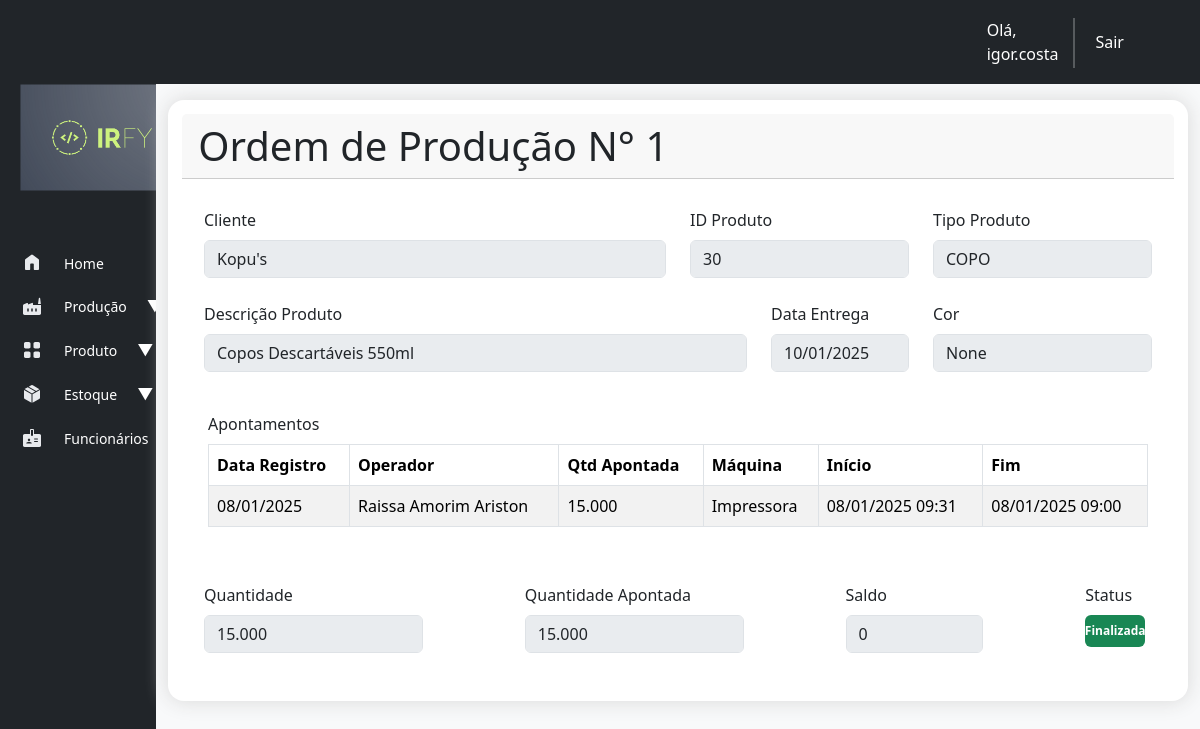
The page /producao/ordem_producao/1/ (signed in) on the database its author committed.
### producao/models.py (models this page shows, shortened)
class OrdemProducao(models.Model):
    STATUS_CHOICES = [
        ('pendente', 'Pendente'),
        ('em_producao', 'Em Produção'),
        ('finalizada', 'Finalizada'),
    ]
    produto = models.ForeignKey(Produto, on_delete=models.CASCADE)
    quantidade = models.FloatField()
    quantidade_produzida = models.FloatField(default=0)
    saldo_op = models.FloatField(blank=True, null=True)
    data_criacao = models.DateTimeField(auto_now_add=True)
    data_previsao = models.DateField()
    status = models.CharField(max_length=20, choices=STATUS_CHOICES, default='pendente')
    is_estoque = models.BooleanField(default=0)
    data_fabricacao = models.DateField(null=True)
    lote = models.CharField(max_length=10, null=True)
    class Meta:
        verbose_name_plural = 'ordens_de_producao'

class ApontamentoProducao(models.Model):
    ordem_producao = models.ForeignKey(OrdemProducao, on_delete=models.CASCADE)
    quantidade_produzida = models.IntegerField()
    maquina = models.ForeignKey(Maquina, on_delete=models.CASCADE)
    funcionario_apontamento = models.ForeignKey(Funcionario, on_delete=models.CASCADE, default=1)
    inicio_producao = models.DateTimeField()
    fim_producao = models.DateTimeField()
    data_input_apontamento = models.DateTimeField(auto_now_add=True)
    class Meta:
        verbose_name_plural = 'Apontamentos'

class Maquina(models.Model):
    STATUS_CHOICES = [
        ('ativo', 'Ativo'),
        ('inativo', 'Inativo'),
    ]
    nome = models.CharField(max_length=255)
    codigo = models.CharField(max_length=50, unique=True)
    observacao = models.CharField(max_length=300, blank=True, null=True)
    capacidade_producao = models.DecimalField(max_digits=10, decimal_places=2)
    em_manutencao = models.BooleanField(default=False)
    status = models.CharField(max_length=7, choices=STATUS_CHOICES, default="ativo")
    date_added = models.DateTimeField(auto_now_add=True)
    def __str__(self):
        return self.nome

### cadastro/models.py (models this page shows)
class Produto(models.Model):
    TIPO_PRODUTO = [
        ('TAMPA', 'Tampa'),
        ('COPO', 'Copo'),
        ('POTE', 'Pote'),
        ('BANDEJA', 'Bandeja'),
        ('PRATO', 'Prato'),
        ('KIT POTE', 'Kit Pote'),
    ]
    STATUS_PRODUTO = [
        ('ativo', 'Ativo'),
        ('inativo', 'Inativo'),
    ]
    cliente = models.ForeignKey(Cliente, on_delete=models.CASCADE)
    tipo = models.CharField(max_length=10, choices=TIPO_PRODUTO, null=True)
    codigo = models.CharField(max_length=50, unique=True)
    descricao = models.TextField(blank=True, null=True)
    material = models.CharField(max_length=100, null=True, blank=True)
    peso = models.DecimalField(max_digits=10, decimal_places=2, null=True)
    volume = models.IntegerField(null=True)
    cor = models.CharField(max_length=50, null=True, blank=True)
    status = models.CharField(max_length=7, choices=STATUS_PRODUTO, default="ativo", null=True)
    def __str__(self):
        return self.codigo

class Cliente(models.Model):
    TIPOS_CLIENTE = [
        ('pf', 'Pessoa Física'),
        ('pj', 'Pessoa Jurídica'),
    ]
    nome_cliente = models.CharField(max_length=255)
    tipo_cliente = models.CharField(max_length=2, choices=TIPOS_CLIENTE, default='pf')
    cpf_cnpj = models.CharField(max_length=18, unique=True)
    email = models.EmailField(max_length=254)
    telefone = models.CharField(max_length=20, blank=True, null=True)
    endereco = models.TextField()
    data_cadastro = models.DateTimeField(auto_now_add=True)
    def __str__(self):
        return self.nome_cliente

class Funcionario(models.Model):
    STATUS_CHOICES = [
        ('ativo', 'Ativo'),        ('inativo', 'Inativo'),
    ]
    nome_funcionario = models.CharField(max_length=100)
    matricula_funcionario = models.CharField(max_length=5, unique=True)
    status = models.CharField(max_length=7, choices=STATUS_CHOICES, default="ativo")
    created_at = models.DateField(auto_now_add=True)
    def __str__(self):
        return self.nome_funcionario

### producao/views.py (the view)
# urls.py: path('ordem_producao/<ordem_producao_id>/', views.ordem_de_producao, name='ordem_producao'),
@login_required
def ordem_de_producao(request, ordem_producao_id):
    ordem_producao = OrdemProducao.objects.get(id=ordem_producao_id)
    apontamentos = ApontamentoProducao.objects.filter(ordem_producao=ordem_producao)
    context = {'ordem_producao': ordem_producao, 'apontamentos': apontamentos}
    return render(request, 'producao/ordem_producao.html', context)

### producao/templates/producao/ordem_producao.html (shortened to what this page needs)
{% extends "base.html" %}
{% load humanize %}
{% load django_bootstrap5 %}
{% block header %}
    <div class="card-header d-flex justify-content-between">
      <div>
          <h2 class="display-6 mb-0">Ordem de Produção N° <strong>{{ ordem_producao.id }}</strong></h2>
      </div>
  </div>
{% endblock header %}
{% block content %}
    <div class="container">
        <div class="row">
            <div class="col-md-6 mb-4">
                <label for="disabledTextInput" class="form-label">Cliente</label>
                <input disabled type="text" id="disabledTextInput" class="form-control form-control" value="{{ ordem_producao.produto.cliente }}">
            </div>
            <div class="col-md-3 mb-4">
                <label for="disabledTextInput" class="form-label">ID Produto</label>
                <input disabled type="text" id="disabledTextInput" class="form-control form-control" value="{{ ordem_producao.produto }}">
            </div>
            <div class="col-md-3 mb-4">
                <label for="disabledTextInput" class="form-label">Tipo Produto</label>
                <input disabled type="text" id="disabledTextInput" class="form-control form-control" value="{{ ordem_producao.produto.tipo }}">
            </div>
        </div>
        <div class="row">
            <div class="col-md-7 mb-4">
                <label for="disabledTextInput" class="form-label">Descrição Produto</label>
                <input disabled type="text" id="disabledTextInput" class="form-control form-control" value="{{ ordem_producao.produto.descricao }}">
            </div>
            <div class="col-md-2 mb-4">
                <label for="disabledTextInput" class="form-label">Data Entrega</label>
                <input disabled type="text" id="disabledTextInput" class="form-control form-control" value="{{ ordem_producao.data_previsao | date:'d/m/Y' }}">
            </div>
            <div class="col-md-3 mb-4">
                <label for="disabledTextInput" class="form-label">Cor</label>
                <input disabled type="text" id="disabledTextInput" class="form-control form-control" value="{{ ordem_producao.produto.cor }}">
            </div>
        </div>
        <div class="row">
            <div class="col-md-12 mb-4 p-3">
                <label class="form-label">Apontamentos</label>
                <table class="table table-bordered table-striped">
                    <thead>
                        <tr>
                            <th>Data Registro</th>
                            <th>Operador</th>
                            <th>Qtd Apontada</th>
                            <th>Máquina</th>
                            <th>Início</th>
                            <th>Fim</th>
                        </tr>
                    </thead>
                    <tbody>
                        {% for apontamento in apontamentos %}
                        <tr>
                            <td> {{ apontamento.data_input_apontamento | date:'d/m/Y' }} </td>
                            <td> {{ apontamento.funcionario_apontamento }} </td>
                            <td> {{ apontamento.quantidade_produzida | intcomma }} </td>
                            <td> {{ apontamento.maquina }} </td>
                            <td> {{ apontamento.inicio_producao | date:'d/m/Y H:s' }} </td>
                            <td> {{ apontamento.fim_producao | date:'d/m/Y H:s' }} </td>
                        </tr>
                        {% empty %}
                        <tr>
                            <td colspan="5">Nenhum apontamento encontrado.</td>
                        </tr>
                        {% endfor %}
                    </tbody>
                </table>
            </div>
        </div>
        <div class="row">
            <div class="col-md-3 mb-4">
                <label for="disabledTextInput" class="form-label">Quantidade</label>
                <input disabled type="text" id="disabledTextInput" class="form-control form-control" value="{{ ordem_producao.quantidade|floatformat:0|intcomma }}">
            </div>
            <div class="col-md-3 mb-4" style="margin-left: 8%;">
                <label for="disabledTextInput" class="form-label">Quantidade Apontada</label>
                <input disabled type="text" id="disabledTextInput" class="form-control form-control" value="{{ ordem_producao.quantidade_produzida|floatformat:0|intcomma }}">
            </div>
            <div class="col-md-2 mb-4" style="margin-left: 8%;">
                <label for="disabledTextInput" class="form-label">Saldo</label>
                <input disabled type="text" id="disabledTextInput" class="form-control form-control" value="{{ ordem_producao.saldo_op|floatformat:0|intcomma }}">
            </div>
            <div class="col-md-1 mb-4" style="margin-left: 8%;">
                <label for="disabledTextInput" class="form-label">Status</label>
                {% if ordem_producao.status == "em_producao"%}
                <td><span class="badge text-bg-primary d-flex align-items-center justify-content-center"
                        style="height: 45%; width: 105%;">{{ ordem_producao.get_status_display }}</span></td>
                {% elif ordem_producao.status == "pendente" %}
                <td> <span class="badge text-bg-warning d-flex align-items-center justify-content-center"
                        style="height: 45%; width: 105%;">{{ ordem_producao.get_status_display }}</span></td>
                {% else %}
                <td> <span class="badge text-bg-success d-flex align-items-center justify-content-center"
                        style="height: 45%; width: 105%;">{{ ordem_producao.get_status_display }}</span></td>
                {% endif %}
            </div>
        </div>
    </div>
{% endblock content %}

### templates/base.html (shortened to what this page needs)
{% load django_bootstrap5 %}
<!DOCTYPE html>
<html lang="pt-br">
<head>
  {% bootstrap_css %}
  {% load static %}
  <link rel="stylesheet" href="{% static 'style/base.css' %}">
</head>
<body>
  <nav class="navbar navbar-expand-lg bg-dark">
    <div class="container-fluid">
      <div class="d-flex">
        {% if user.is_authenticated %}
          <p class="nav-link text-white mb-0" aria-current="page" style="margin-right: -3%;">Olá, {{ user.username }}</p>
          <div class="vr text-light" style=" margin-top: 10px; width: 7px; height: 50px;"></div>
          <a class="nav-link active" aria-current="page" href="{% url 'logout' %}">Sair</a>
        {% endif %}
      </div>
    </div>
  </nav>
  <div class="container-fluid">
    <div class="row flex-nowrap">
      <div class="col-auto col-md-1 col-xl-1 bg-dark backSidebar">
        <div class="d-flex flex-column align-items-start min-vh-100">
          <div class="sidebar">
            <img class="logo-irfy rounded img-fluid" src="{% static 'core/logo-irfy2.png' %}">
            <nav class="nav flex-column">
              <a class="nav-link" href="{% url 'index' %}">
                <span class="spanIcon"><img class="sideIcon" src="{% static 'icons/home.svg' %}"></span>
                <span class="description">Home</span>
              </a>
              <a class="nav-link" href="#" data-bs-toggle="collapse" data-bs-target="#submenuProducao"
                aria-expanded="false" aria-controls="submenuProducao">
                <span class="spanIcon"><img class="sideIcon" src="{% static 'icons/factory.svg' %}"></span>
                <span class="description">Produção</span>
                <span class="arrow">▼</span>
              </a>
              <a class="nav-link" href="#" data-bs-toggle="collapse" data-bs-target="#submenuProduto"
                aria-expanded="false" aria-controls="submenuProduto">
                <span class="spanIcon"><img class="sideIcon" src="{% static 'icons/product.svg' %}"></span>
                <span class="description">Produto</span>
                <span class="arrow">▼</span>
              </a>
              <a class="nav-link" href="#" data-bs-toggle="collapse" data-bs-target="#submenuEstoque"
                aria-expanded="false" aria-controls="submenuEstoque">
                <span class="spanIcon"><img class="sideIcon" src="{% static 'icons/package.svg' %}"></span>
                <span class="description">Estoque</span>
                <span class="arrow">▼</span>
              </a>
              <a class="nav-link" href="#" data-bs-toggle="collapse" data-bs-target="#submenuFuncionarios"
                aria-expanded="false" aria-controls="submenuFuncionarios">
                <span class="spanIcon"><img class="sideIcon" src="{% static 'icons/employees.svg' %}"></span>
                <span class="description">Funcionários</span>
                <span class="arrow">▼</span>
              </a>
            </nav>
          </div>
        </div>
      </div>
      <div class="col py-3 bg-light">
        <div class="container bg-white rounded-4 p-4 " style="box-shadow: 0px 0px 20px 1px #dbdbdb;">
          <div class="card card-header-actions" style="margin: -2%; margin-bottom: 2%; height: 10%; background-color: white; border: none; padding: 1%;">{% block header %}{% endblock header %}</div>
          <div>{% block content %} {% endblock content %}</div>
        </div>
      </div>
    </div>
  </div>
</body>
</html>

### static/style/base.css (style rules this page uses)
.backSidebar { width: 13%; padding: 0%; }
.nav-link { width: 100%; display: flex; align-items: center; gap: 20px; padding: 10px 20px; color: white; }
.description { font-size: 14px; }
.logo-irfy { width: 100%; padding: 10%; margin-bottom: 15%; margin-top: -10%; }
.sideIcon { padding: 0; margin: 0; }
.spanIcon { margin-top: -2%; }

### rows shown on the page
OrdemProducao: id "1", produto.cliente "Kopu's", produto "30", produto.tipo "COPO", produto.descricao "Copos Descartáveis 550ml", data_previsao "10/01/2025", produto.cor "None", quantidade "15.000", quantidade_produzida "15.000", saldo_op "0", status "Finalizada"
ApontamentoProducao: data_input_apontamento "08/01/2025", funcionario_apontamento "Raissa Amorim Ariston", quantidade_produzida "15.000", maquina "Impressora", inicio_producao "08/01/2025 09:31", fim_producao "08/01/2025 09:00"

### other values the page prints
{{ user.username }} "igor.costa"
